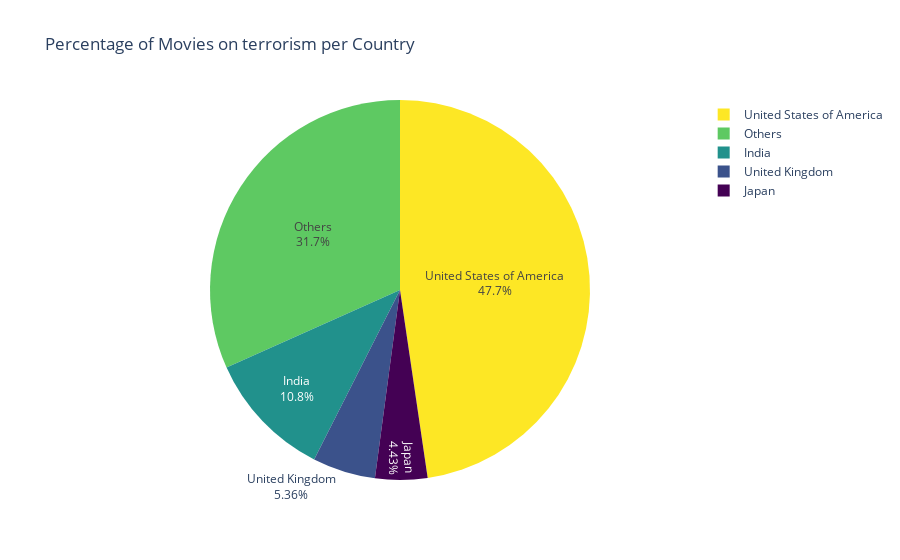

Notebook code cell kept with this figure:
### Code cell
pie_chart

### Figure 1 — Plotly figure (JSON) as saved in the notebook; plotly's stock layout.template omitted (floating-point values rounded to 4 significant figures)
{"data": [{"domain": {"x": [0, 1], "y": [0, 1]}, "hovertemplate": "label=%{label}<br>value=%{value}<extra></extra>", "labels": ["United States of America", "India", "United Kingdom", "Japan", "Others"], "legendgroup": "", "name": "", "showlegend": true, "textinfo": "percent+label", "type": "pie", "values": [3881, 883, 436, 361, 2580]}], "layout": {"legend": {"tracegroupgap": 0}, "piecolorway": ["#fde725", "#5ec962", "#21918c", "#3b528b", "#440154"], "title": {"text": "Percentage of Movies on terrorism per Country"}}}
